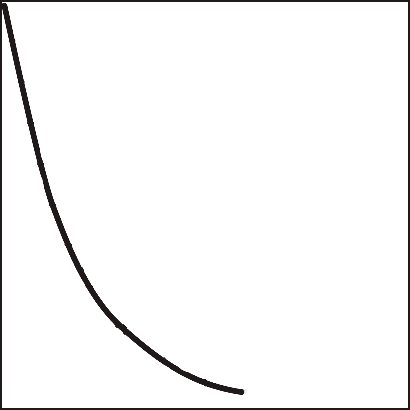
#> input picture DBO.png, 410 x 410 px
$ jupyter execute --allow-errors lerimagem.ipynb
#> lines starting #> are read from the running program, lines starting #| are printed output that depends on the picture
[cell 1]
import numpy as np
import PIL
from PIL import Image
from numpy import asarray
import matplotlib.pyplot as plt
import os
files = os.listdir(os.getcwd())
files = sorted([file for file in files if file.endswith(".png")])
print(files)

[cell 2]
import json
def classificacao(parametro,leitura):
#> called with parametro = 'ecoli', leitura = 5000
    with open('classificacao_iqa.json', 'r') as f:
#> (reads classificacao_iqa.json from the repository)
        dados_json = f.read()
    classi = json.loads(dados_json)

    vleitura = np.array(classi[parametro]["leitura"])
    idx = np.argmin((vleitura-leitura)**2)
    cl = classi[parametro]["classificacao"][idx]

    return cl

[cell 3]
classificacao("ecoli",5000)

[cell 4]
im = Image.open(files[0]).convert('L')
data = asarray(im)

data = asarray(im)
data2 = data[2:-2,2:-2]
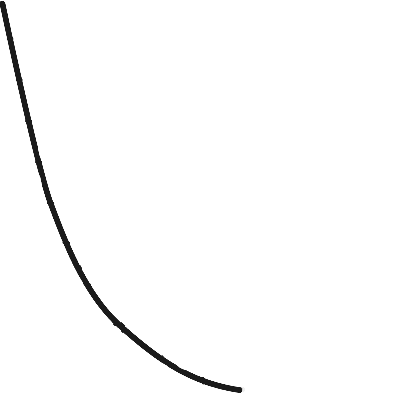
#> data2: shape (406, 406); min 27, max 255, mean 251.1
vx,vy=[],[]
for z in range(data2.shape[1]):
    xx = list(data2[2:-2,z]<28)
    xx = [int(v) for v in xx]
    xx =[ i for i,e in enumerate(xx) if e==1]
    vy.append(1-np.mean(xx)/data2.shape[0])
    vx.append(z/data2.shape[1])
#> this loop made 406 passes
#> xx on passes 1 to 3: [0, 1, 2, 3, 4], [0, 1, 2, 3, 4, 5, 6, 7, 8, 9], [0, 1, 2, 3, 4, 5, 6, 7, 8, 9, 10, 11, 12, 13]
#> after the loop, vx = 406 values from 0 to 0.998; vy = 406 items, first 6: 0.995, 0.989, 0.984, 0.978, 0.972, 0.963

vxm = [50*v for v in vx]
#> vxm = 406 values from 0 to 49.88
vmy = [100*v for v in vy]
#> vmy = 406 items, first 6: 99.51, 98.89, 98.4, 97.78, 97.17, 96.31
fig, ax = plt.subplots()
ax.plot(vxm,[100*v for v in vy])
ax.set_ylim([0,100])
ax.set_xlim([0,50])

vym = [100*v for v in vy]
#> vym has the same summary as vmy
#> (the rest of this cell did not finish here and is left out)

[cell 5]
vy2 = list(100*np.nan_to_num(vy, nan=0))
#> vy2 = 406 values, max 99.51 at index 0, min 0 at index 242, mean 18.05
vy2
#> Out has the same summary as vy2

[cell 6]
im = Image.open(files[1]).convert('L')
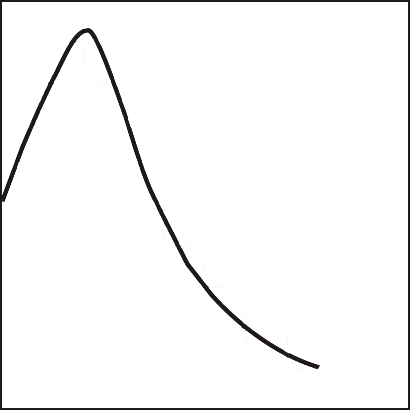
#> input picture Temperatura.png, 410 x 410 px
data = asarray(im)

data = asarray(im)
data2 = data[2:-2,2:-2]
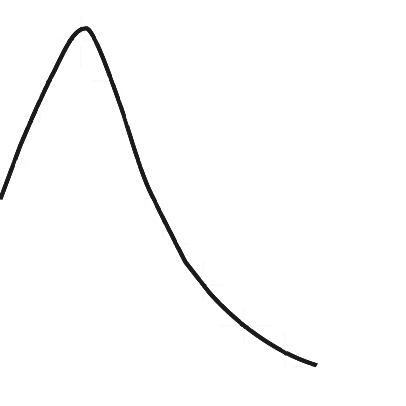
#> data2: shape (406, 406); min 27, max 255, mean 251.3
vx,vy=[],[]
for z in range(data2.shape[1]):
    xx = list(data2[2:-2,z]<28)
    xx = [int(v) for v in xx]
    xx =[ i for i,e in enumerate(xx) if e==1]
    vy.append(1-np.mean(xx)/data2.shape[0])
    vx.append(z/data2.shape[1])
#> this loop made 406 passes
#> xx on passes 1 to 3: [192, 193, 194, 195, 196], [189, 190, 191, 192, 193, 194, 195, 196], [187, 188, 189, 190, 191, 192, 193, 194, 195]
#> after the loop, vy = 406 items, first 6: 0.522, 0.526, 0.53, 0.536, 0.543, 0.549

vxm = [10*v for v in vx]
#> vxm = 406 values from 0 to 9.98
fig, ax = plt.subplots()
ax.plot(vxm,[100*v for v in vy])
ax.set_ylim([0,100])
ax.set_xlim([0,10])
#> (the rest of this cell did not finish here and is left out)
